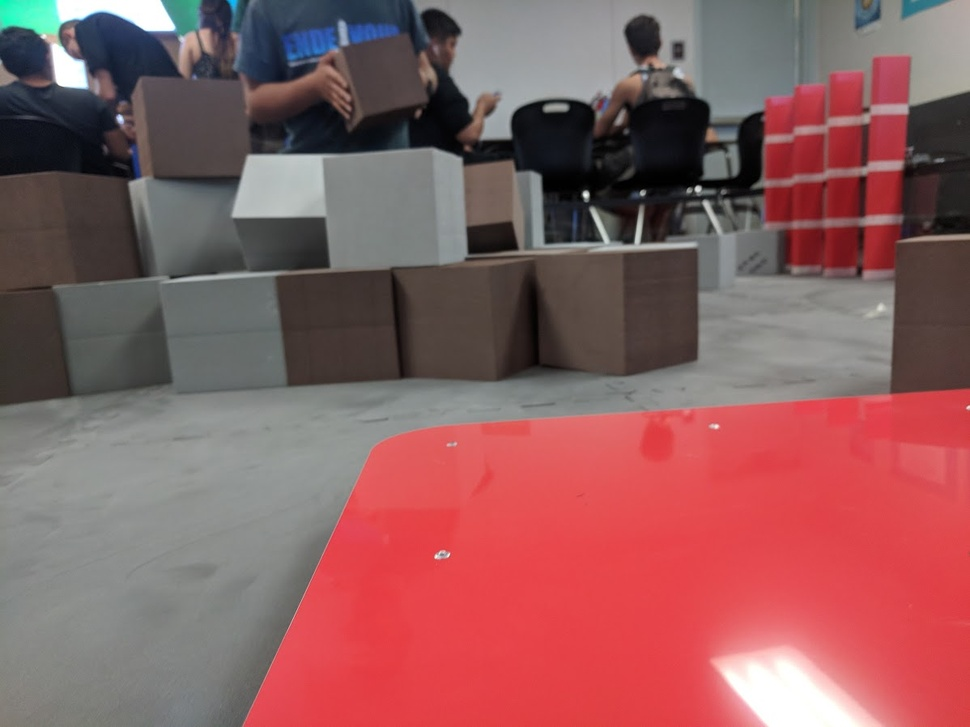
#> input picture images/test5.jpg, 970 x 727 px, shrunk from 1198 x 898 before the run
$ python DetectDarkGlyphs.py   (older library calls are emulated)
#> lines starting #> are read from the running program, lines starting #| are printed output that depends on the picture; after the words box and inside, x2 and y2 are one past the last pixel; in counts of white or black regions, pixels touching at a corner belong together
import cv2
import numpy

raw = cv2.imread("images/test5.jpg")
#> raw is the input picture: shape (727, 970, 3); mean B, G, R 94.5, 93, 140

hsv = cv2.cvtColor(raw, cv2.COLOR_BGR2HSV)
#> hsv: shape (727, 970, 3); mean H, S, V 90.9, 77.2, 143.5

lower = numpy.array([0, 46, 50])
upper = numpy.array([45, 111, 151])

mask = cv2.inRange(hsv, lower, upper)
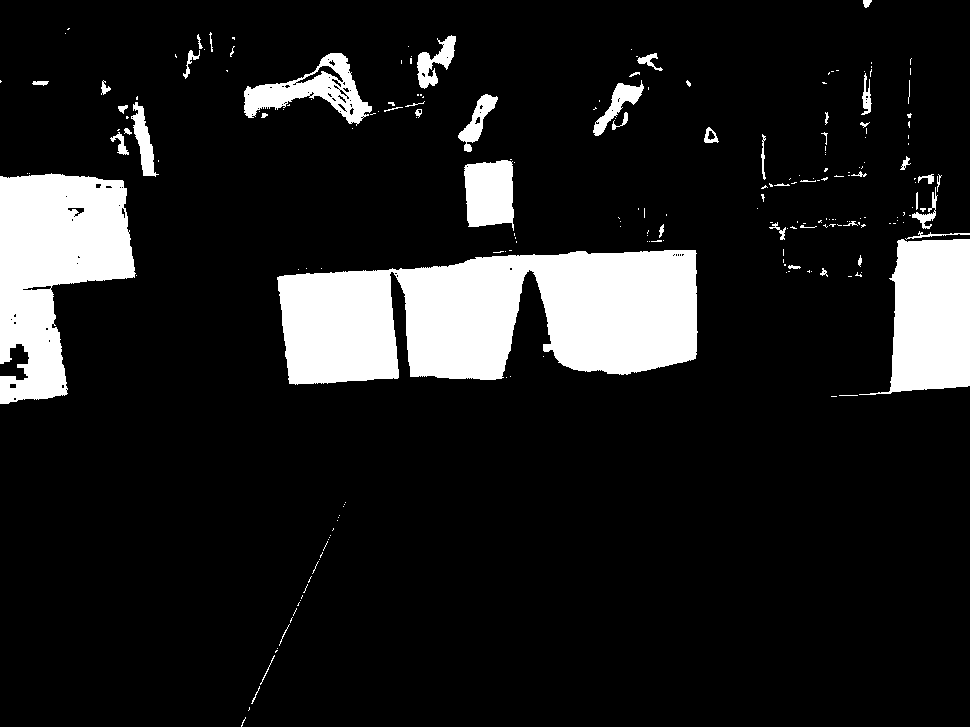
#> mask: shape (727, 970); 12.4% white; 218 white regions (166 under 20 px), largest, box (x1, y1, x2, y2) and area: (277, 250, 698, 385) 43068, (0, 173, 136, 404) 19724, (859, 239, 970, 395) 11401
kernel = numpy.ones((5, 5), numpy.uint8)
mask = cv2.erode(mask, kernel)
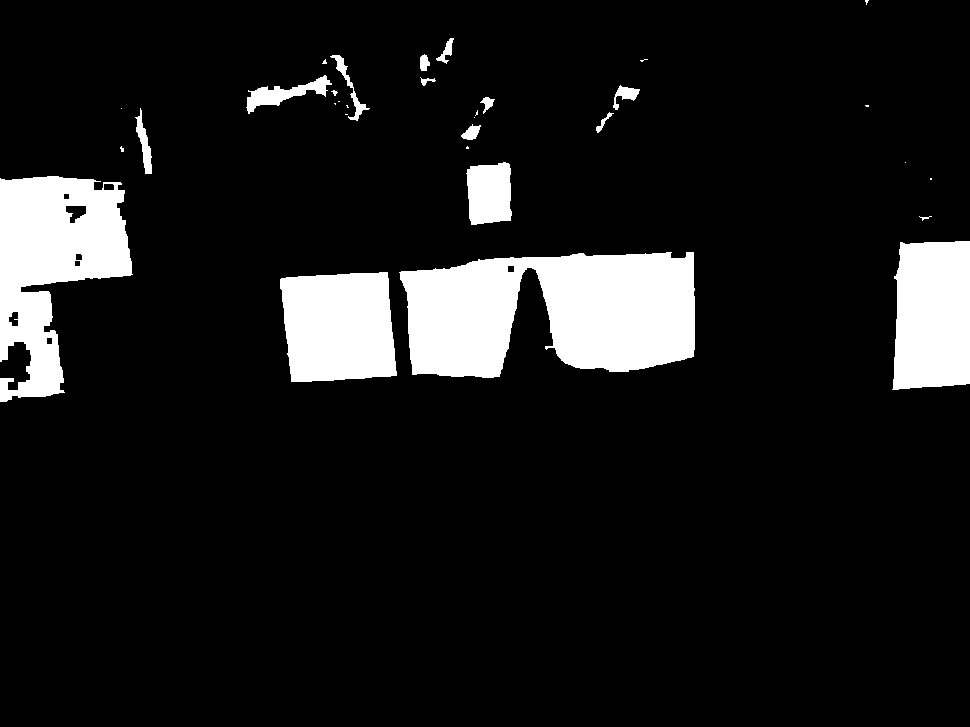
#> mask: shape (727, 970); 10.4% white; 32 white regions (15 under 20 px), largest, box (x1, y1, x2, y2) and area: (399, 252, 695, 378) 28462, (0, 176, 133, 402) 17502, (280, 272, 397, 382) 11232
mask = cv2.dilate(mask, kernel)
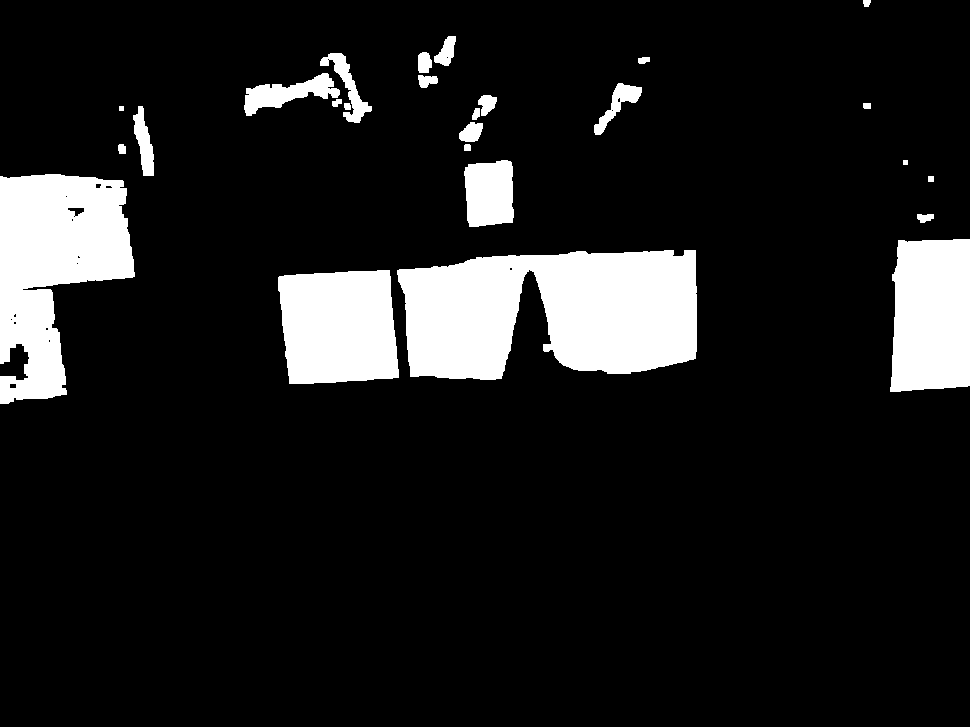
#> mask: shape (727, 970); 11.8% white; 26 white regions

# mask = cv2.bilateralFilter(mask, 11, 17, 17)
# mask = cv2.blur(mask, (10,10))
im2, contours, hierarchy = cv2.findContours(mask, cv2.RETR_TREE, cv2.CHAIN_APPROX_SIMPLE)
#> contours = 45 contours, 18 with area under 20; largest, box (x1, y1, x2, y2) and area: (397, 250, 697, 380) 30250, (0, 174, 135, 404) 19266, (278, 270, 399, 384) 11942, (890, 239, 970, 392) 11106, (464, 160, 514, 227) 2822

cv2.drawContours(raw, contours, -1, (0, 0, 255), 2)
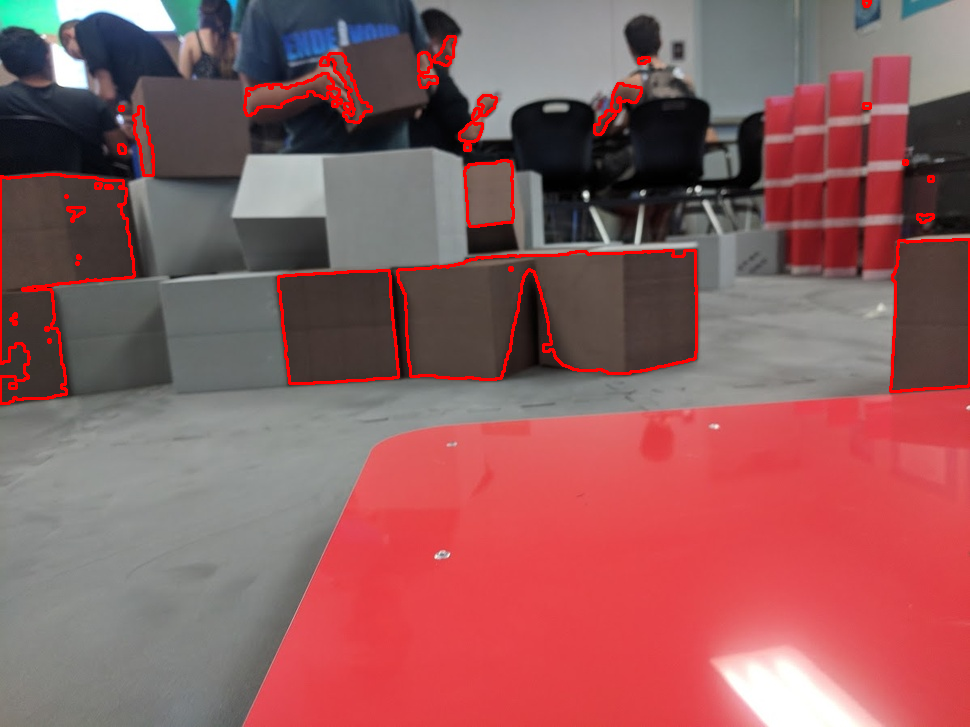
#> raw: shape (727, 970, 3); 2.06% of pixels changed, all inside (x1, y1, x2, y2) = (0, 0, 970, 405)

for c in contours:
    cnt = c
    peri = cv2.arcLength(c, True)
    approx = cv2.approxPolyDP(c, 0.02 * peri, True)

    if cv2.contourArea(c) >= 1000:
        x, y, w, h = cv2.boundingRect(cnt)

        if len(approx) == 4:
            if y > 10:
                cv2.putText(raw, "Cube" + str(x), (x + 20, y + int(h / 2)), cv2.FONT_HERSHEY_COMPLEX, 0.5, (255, 0, 0))
                cv2.rectangle(raw, (x, y), (x + w, y + h), (255, 0, 0), 2)
#> this loop made 45 passes
#> (peri, approx, x, y, w, h) on passes 1, 4, 23: (447.5, [[389, 270], [278, 277], [289, 383], [398, 377]], 278, 270, 121, 114), (459.4, [[969, 239], [898, 240], [890, 391], [969, 385]], 890, 239, 80, 153), (220.5, [[510, 161], [465, 167], [469, 226], [512, 222]], 464, 160, 50, 67)
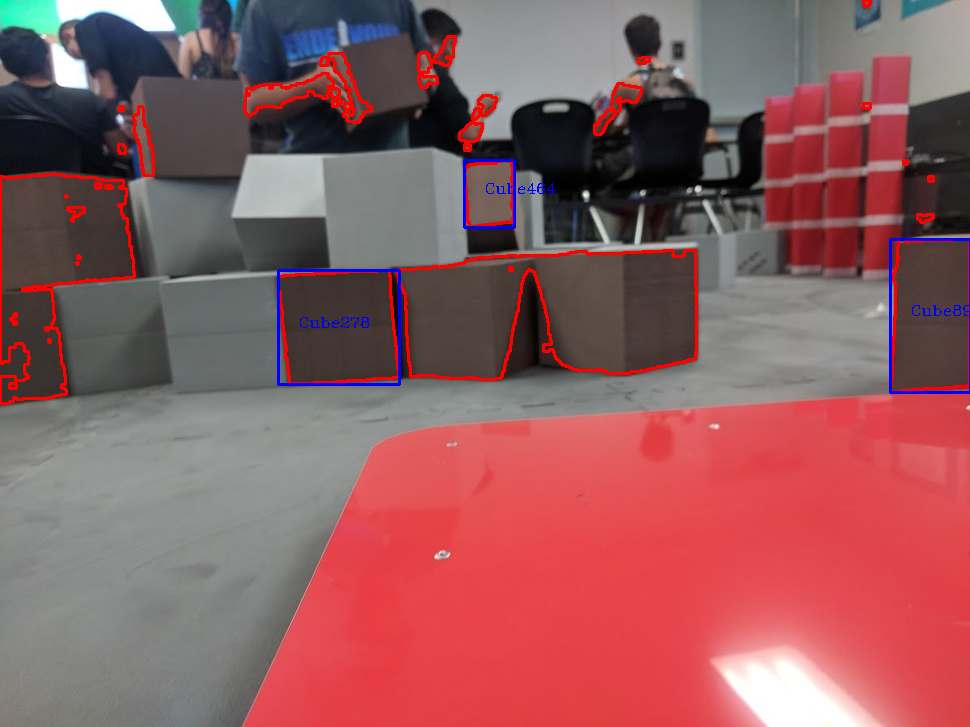
#> raw: shape (727, 970, 3); 0.54% of pixels changed, all inside (x1, y1, x2, y2) = (277, 159, 970, 394)

areas = [cv2.contourArea(c) for c in contours]
#> areas = 45 values, max 30249.5 at index 1, min 2 at index 11, mean 1810.1
max_index = numpy.argmax(areas)
#> max_index = 1
cnt = contours[max_index]
#> cnt = contour of 270 points, box (x1, y1, x2, y2) (397, 250, 697, 380), area 30250

x, y, w, h = cv2.boundingRect(cnt)
#> x = 397; y = 250; w = 300; h = 130

result = int(x + (w / 2))
#> result = 547

cv2.rectangle(raw, (x, y), (x + w, y + h), (0, 255, 0), 2)
cv2.putText(raw, "Chosen", (x + 10, y + int(h / 2) - 40), cv2.FONT_HERSHEY_COMPLEX, 0.8, (0, 255, 0), 2)

cv2.putText(raw, "RESULT: " + str(result), (result, 30), 0, 1, (0, 255, 0), 1)
cv2.line(raw, (result, 0), (result, 1000), (0, 255, 0), 3)
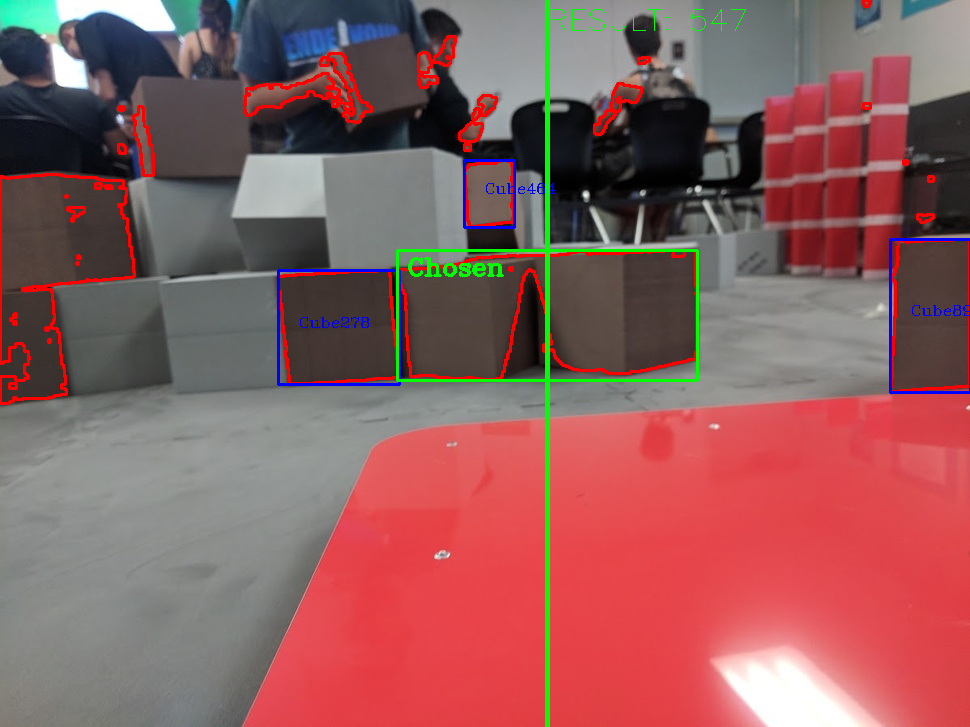
#> raw: shape (727, 970, 3); mean B, G, R 93.4, 93.2, 141.4

cv2.imshow("Raw", raw)
cv2.imshow("Mask", mask)
while (True):
    if cv2.waitKey(1) & 0xFF == ord('q'):
#> (key q is pressed here)
        break

$ run again, with images/test1.jpg copied over images/test5.jpg
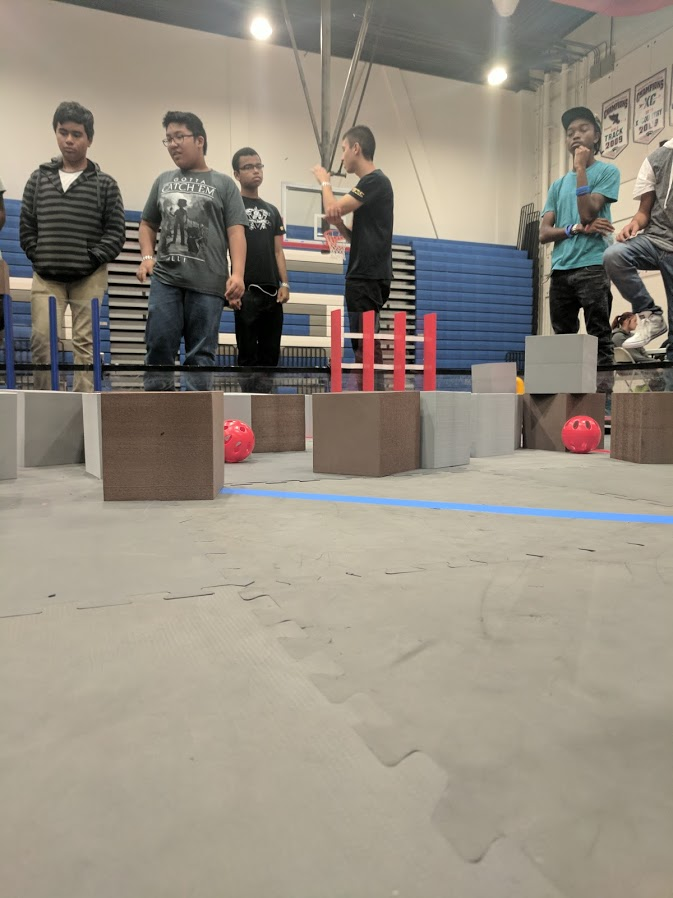
#> input picture images/test1.jpg, 673 x 898 px
#> raw is the input picture: shape (898, 673, 3); mean B, G, R 128.8, 141.2, 148.8
#> hsv: shape (898, 673, 3); mean H, S, V 29.9, 46, 152
#> `mask = cv2.dilate(mask, kernel)`:
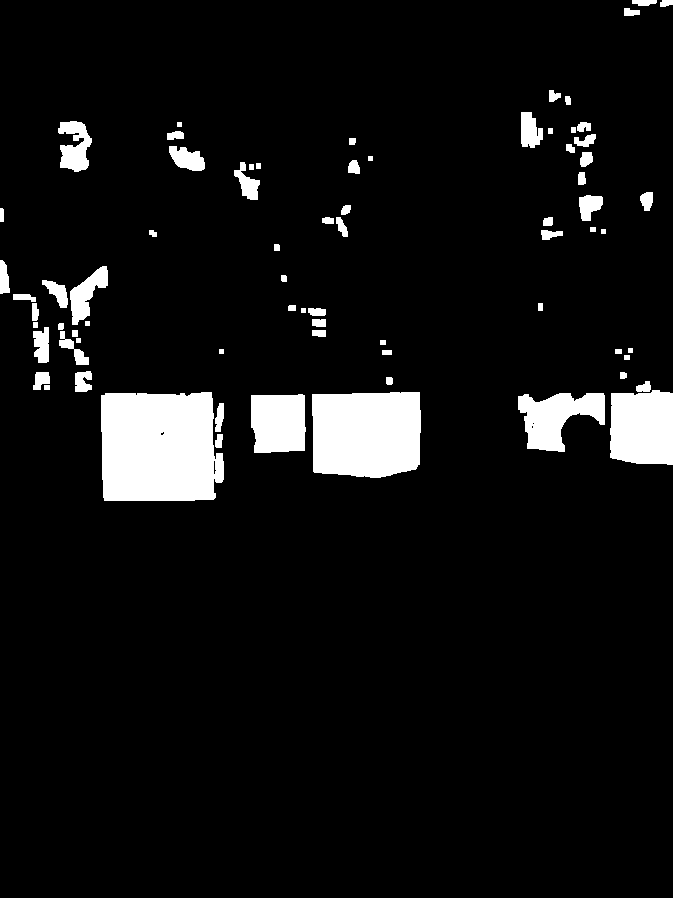
#> mask: shape (898, 673); 6.9% white; 73 white regions
#> contours = 77 contours, 11 with area under 20; largest, box (x1, y1, x2, y2) and area: (101, 392, 224, 501) 12042, (312, 392, 421, 478) 8566, (610, 390, 673, 465) 4248, (251, 394, 306, 453) 2895, (518, 393, 605, 452) 2892
#> the loop `for c in contours:` made 77 passes
#> (peri, approx, x, y, w, h) on passes 3, 7, 8, 11: (221, [[304, 395], [251, 395], [254, 452], [304, 450]], 251, 394, 55, 59), (374.8, [[419, 392], [312, 394], [313, 471], [415, 469]], 312, 392, 109, 86), (481.3, [[211, 392], [101, 395], [104, 500], [215, 497]], 101, 392, 123, 109), (269.7, [[672, 393], [611, 393], [610, 457], [672, 464]], 610, 390, 63, 75)
#> areas = 77 values, max 12042 at index 7, min 2 at index 5, mean 511.5
#> max_index = 7
#> `cnt = contours[max_index]`: cnt = contour of 66 points, box (x1, y1, x2, y2) (101, 392, 224, 501), area 12042
#> `x, y, w, h = cv2.boundingRect(cnt)`: x = 101; y = 392; w = 123; h = 109
#> result = 162
#> `cv2.line(raw, (result, 0), (result, 1000), (0, 255, 0), 3)`:
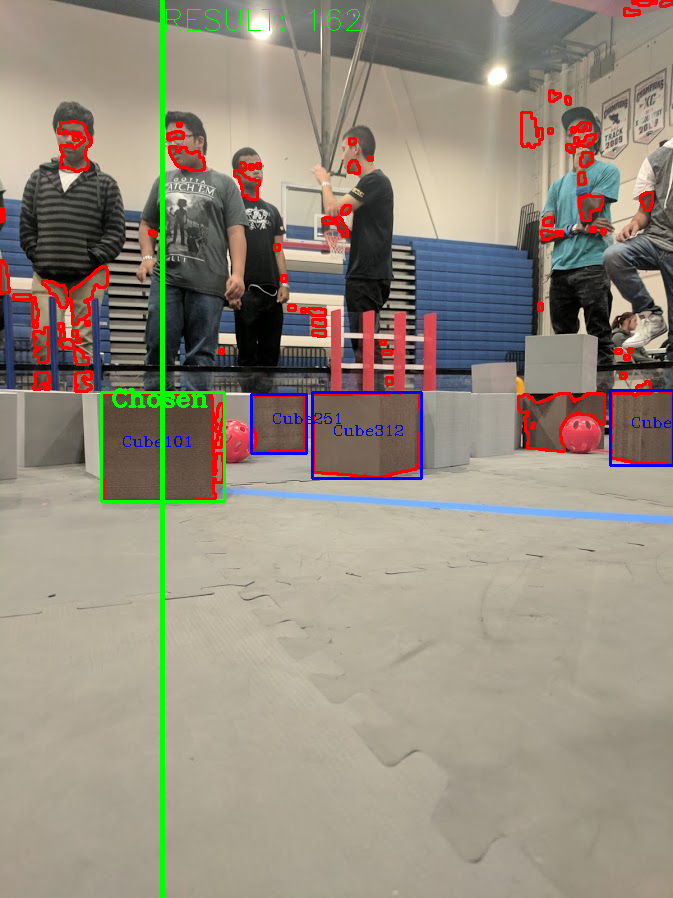
#> raw: shape (898, 673, 3); mean B, G, R 126.5, 140, 149.3

$ run again, with images/test2.jpg copied over images/test5.jpg
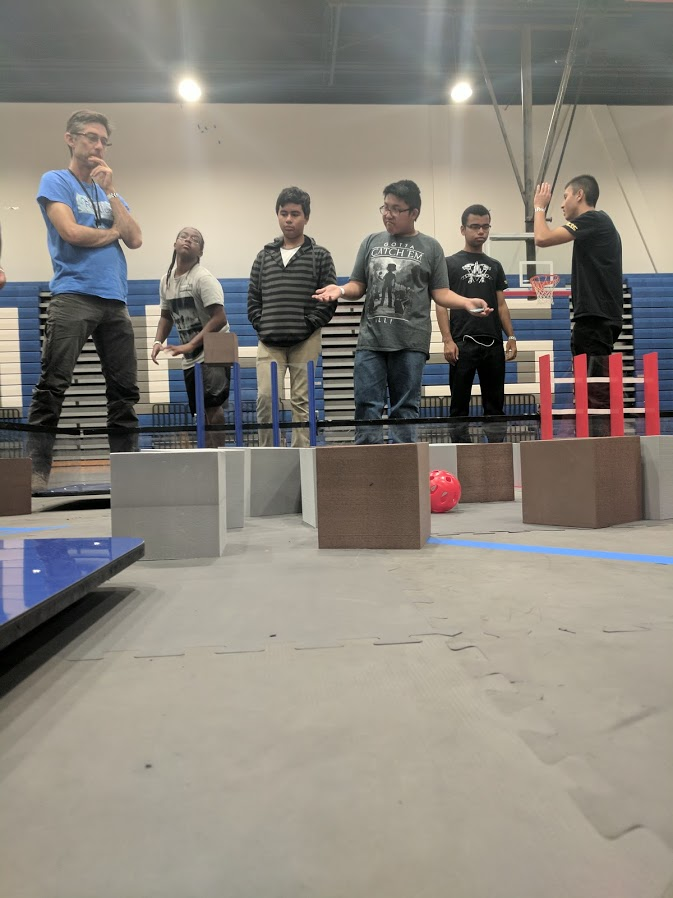
#> input picture images/test2.jpg, 673 x 898 px
#> raw is the input picture: shape (898, 673, 3); mean B, G, R 125.3, 134, 139.4
#> hsv: shape (898, 673, 3); mean H, S, V 35.9, 41.4, 143.6
#> `mask = cv2.dilate(mask, kernel)`:
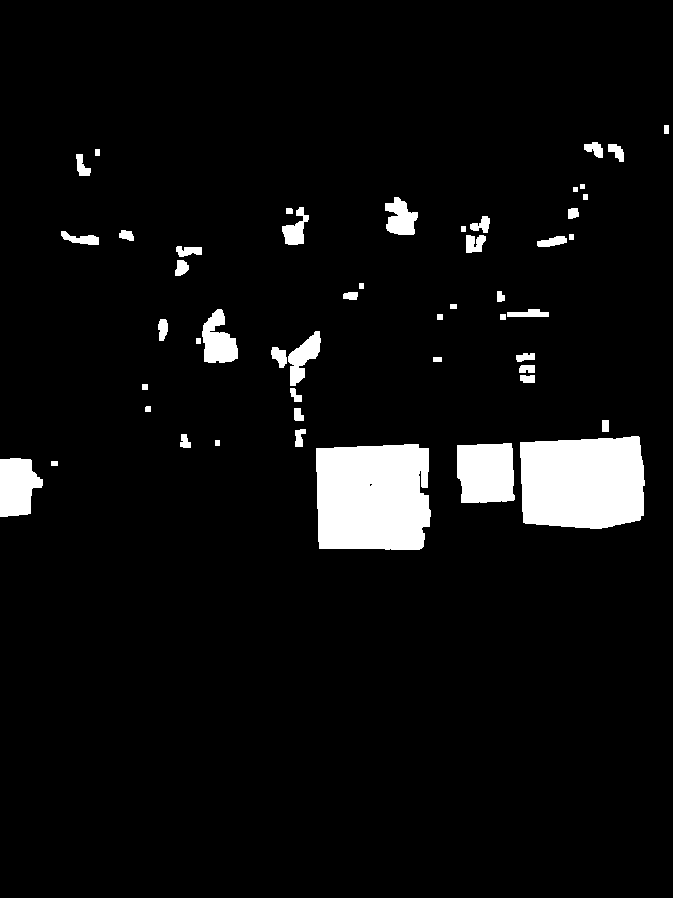
#> mask: shape (898, 673); 5.8% white; 50 white regions
#> contours = 51 contours, 3 with area under 20; largest, box (x1, y1, x2, y2) and area: (316, 444, 431, 550) 11105, (520, 436, 645, 529) 10290, (457, 443, 515, 503) 3068, (0, 458, 43, 517) 1851, (202, 309, 238, 363) 1172
#> the loop `for c in contours:` made 51 passes
#> (peri, approx, x, y, w, h) on passes 3, 5, 7: (482.4, [[428, 448], [316, 448], [319, 548], [421, 548]], 316, 444, 115, 106), (228.9, [[511, 443], [457, 445], [461, 502], [514, 499]], 457, 443, 58, 60), (415.5, [[639, 437], [520, 442], [523, 522], [639, 520]], 520, 436, 125, 93)
#> areas = 51 values, max 11105 at index 2, min 5.5 at index 3, mean 649.6
#> max_index = 2
#> `cnt = contours[max_index]`: cnt = contour of 61 points, box (x1, y1, x2, y2) (316, 444, 431, 550), area 11105
#> `x, y, w, h = cv2.boundingRect(cnt)`: x = 316; y = 444; w = 115; h = 106
#> result = 373
#> `cv2.line(raw, (result, 0), (result, 1000), (0, 255, 0), 3)`:
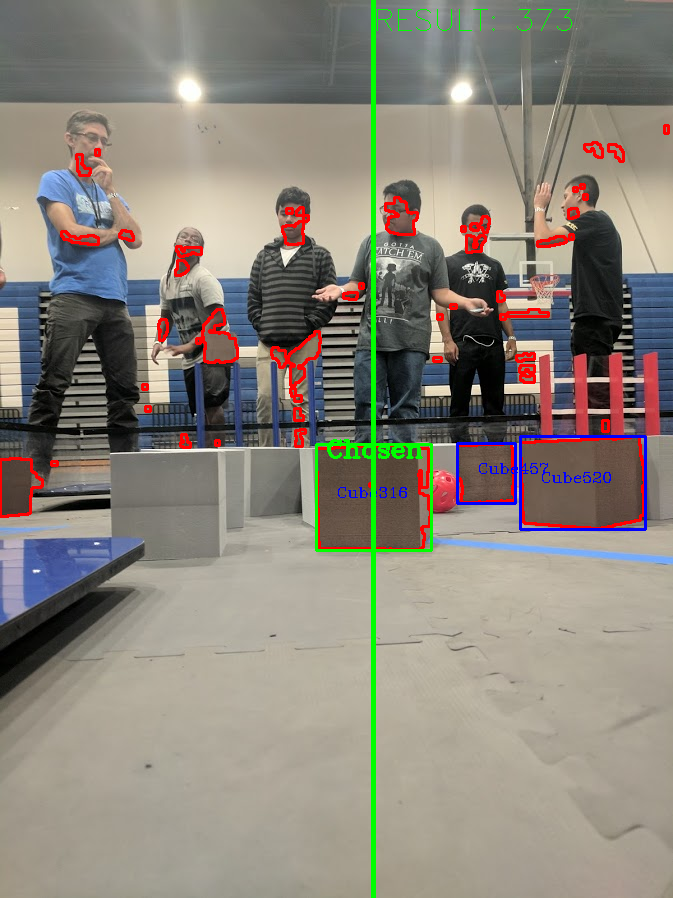
#> raw: shape (898, 673, 3); mean B, G, R 123.2, 133.4, 139.5
